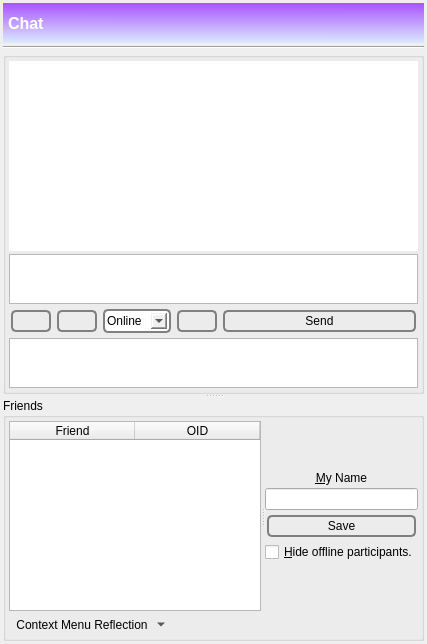
      <widget class="QWidget" name="tab_chat">
       <attribute name="icon">
        <iconset resource="../Icons/icons.qrc">
         <normaloff>:/nuvola/chat_t.png</normaloff>:/nuvola/chat_t.png</iconset>
       </attribute>
       <attribute name="title">
        <string/>
       </attribute>
       <attribute name="toolTip">
        <string>Chat</string>
       </attribute>
       <layout class="QVBoxLayout" name="verticalLayout_18">
        <property name="spacing">
         <number>3</number>
        </property>
        <property name="margin">
         <number>0</number>
        </property>
        <item>
         <widget class="QWidget" name="layouttab" native="true">
          <property name="sizePolicy">
           <sizepolicy hsizetype="Expanding" vsizetype="Expanding">
            <horstretch>0</horstretch>
            <verstretch>0</verstretch>
           </sizepolicy>
          </property>
          <layout class="QVBoxLayout" name="verticalLayout_20">
           <property name="spacing">
            <number>3</number>
           </property>
           <property name="margin">
            <number>3</number>
           </property>
           <item>
            <widget class="QLabel" name="banderole_chat">
             <property name="minimumSize">
              <size>
               <width>0</width>
               <height>40</height>
              </size>
             </property>
             <property name="font">
              <font>
               <pointsize>12</pointsize>
               <weight>75</weight>
               <bold>true</bold>
              </font>
             </property>
             <property name="autoFillBackground">
              <bool>false</bool>
             </property>
             <property name="styleSheet">
              <string notr="true">background-color: qlineargradient(spread:reflect, x1:0.023, y1:0.988636, x2:0.028, y2:0.011, stop:0 rgba(218, 232, 255, 255), stop:1 rgba(170, 85, 255, 255));

color: rgb(255, 255, 255);


</string>
             </property>
             <property name="text">
              <string>Chat</string>
             </property>
             <property name="margin">
              <number>0</number>
             </property>
             <property name="indent">
              <number>5</number>
             </property>
            </widget>
           </item>
           <item>
            <widget class="Line" name="line_7">
             <property name="orientation">
              <enum>Qt::Horizontal</enum>
             </property>
            </widget>
           </item>
           <item>
            <widget class="QSplitter" name="splitter_2">
             <property name="sizePolicy">
              <sizepolicy hsizetype="Preferred" vsizetype="Expanding">
               <horstretch>0</horstretch>
               <verstretch>0</verstretch>
              </sizepolicy>
             </property>
             <property name="orientation">
              <enum>Qt::Vertical</enum>
             </property>
             <property name="childrenCollapsible">
              <bool>false</bool>
             </property>
             <widget class="QSplitter" name="splitter">
              <property name="orientation">
               <enum>Qt::Vertical</enum>
              </property>
              <property name="childrenCollapsible">
               <bool>false</bool>
              </property>
              <widget class="QGroupBox" name="groupBox_9">
               <property name="title">
                <string/>
               </property>
               <layout class="QVBoxLayout" name="verticalLayout_12">
                <property name="spacing">
                 <number>3</number>
                </property>
                <property name="margin">
                 <number>3</number>
                </property>
                <item>
                 <widget class="QTextBrowser" name="messages">
                  <property name="autoFillBackground">
                   <bool>false</bool>
                  </property>
                  <property name="frameShape">
                   <enum>QFrame::NoFrame</enum>
                  </property>
                  <property name="tabChangesFocus">
                   <bool>true</bool>
                  </property>
                  <property name="html">
                   <string>&lt;!DOCTYPE HTML PUBLIC &quot;-//W3C//DTD HTML 4.0//EN&quot; &quot;http://www.w3.org/TR/REC-html40/strict.dtd&quot;&gt;
&lt;html&gt;&lt;head&gt;&lt;meta name=&quot;qrichtext&quot; content=&quot;1&quot; /&gt;&lt;style type=&quot;text/css&quot;&gt;
p, li { white-space: pre-wrap; }
&lt;/style&gt;&lt;/head&gt;&lt;body style=&quot; font-family:'Ubuntu'; font-size:11pt; font-weight:400; font-style:normal;&quot;&gt;
&lt;p style=&quot;-qt-paragraph-type:empty; margin-top:0px; margin-bottom:0px; margin-left:0px; margin-right:0px; -qt-block-indent:0; text-indent:0px; font-family:'MS Shell Dlg 2'; font-size:8pt;&quot;&gt;&lt;br /&gt;&lt;/p&gt;&lt;/body&gt;&lt;/html&gt;</string>
                  </property>
                 </widget>
                </item>
                <item>
                 <widget class="spoton_textedit" name="message">
                  <property name="maximumSize">
                   <size>
                    <width>16777215</width>
                    <height>50</height>
                   </size>
                  </property>
                  <property name="styleSheet">
                   <string notr="true">background-color: qlineargradient(x1: 0, y1: 0, x2: 0, y2: 1,
                                   stop: 0 #ffffc3, stop: 1 #FFFFFF);


</string>
                  </property>
                  <property name="tabChangesFocus">
                   <bool>true</bool>
                  </property>
                  <property name="acceptRichText">
                   <bool>false</bool>
                  </property>
                 </widget>
                </item>
                <item>
                 <layout class="QHBoxLayout" name="horizontalLayout_10">
                  <property name="spacing">
                   <number>2</number>
                  </property>
                  <item>
                   <widget class="QPushButton" name="clearMessages">
                    <property name="toolTip">
                     <string>Clear chat.</string>
                    </property>
                    <property name="styleSheet">
                     <string notr="true">QPushButton {
 border: 2px solid gray;
 background-color: qlineargradient(x1: 0, y1: 0, x2: 0, y2: 1,
                                   stop: 0 #E0E0E0, stop: 1 #FFFFFF);
 border-radius: 5px;
 margin: 2px;
 padding: 2px;
 }



QPushButton:hover { 
background-color: qlineargradient(x1: 0, y1: 0, x2: 0, y2: 1,
                                   stop: 0 rgb(254,229,172), stop: 1 #FFFFFF);
background-position: top center; } 

QPushButton:pressed {
     background-color: darkgrey;
     border-style: inset;
 }</string>
                    </property>
                    <property name="text">
                     <string/>
                    </property>
                    <property name="icon">
                     <iconset resource="../Icons/icons.qrc">
                      <normaloff>:/nuvola/clear.png</normaloff>:/nuvola/clear.png</iconset>
                    </property>
                    <property name="iconSize">
                     <size>
                      <width>40</width>
                      <height>40</height>
                     </size>
                    </property>
                    <property name="flat">
                     <bool>false</bool>
                    </property>
                   </widget>
                  </item>
                  <item>
                   <widget class="QPushButton" name="copyrepleo_chat">
                    <property name="toolTip">
                     <string>Copy the Chat-Repleo of the selected friend.</string>
                    </property>
                    <property name="styleSheet">
                     <string notr="true">QPushButton {
 border: 2px solid gray;
 background-color: qlineargradient(x1: 0, y1: 0, x2: 0, y2: 1,
                                   stop: 0 #E0E0E0, stop: 1 #FFFFFF);
 border-radius: 5px;
 margin: 2px;
 padding: 2px;
 }



QPushButton:hover { 
background-color: qlineargradient(x1: 0, y1: 0, x2: 0, y2: 1,
                                   stop: 0 rgb(254,229,172), stop: 1 #FFFFFF);
background-position: top center; } 

QPushButton:pressed {
     background-color: darkgrey;
     border-style: inset;
 }</string>
                    </property>
                    <property name="text">
                     <string/>
                    </property>
                    <property name="icon">
                     <iconset resource="../Icons/icons.qrc">
                      <normaloff>:/generic/repleo-chat.png</normaloff>:/generic/repleo-chat.png</iconset>
                    </property>
                    <property name="iconSize">
                     <size>
                      <width>40</width>
                      <height>40</height>
                     </size>
                    </property>
                    <property name="flat">
                     <bool>false</bool>
                    </property>
                   </widget>
                  </item>
                  <item>
                   <widget class="QComboBox" name="status">
                    <property name="toolTip">
                     <string>Set your status.</string>
                    </property>
                    <property name="styleSheet">
                     <string notr="true">QComboBox#status {
 border: 2px solid gray;
 background-color: qlineargradient(x1: 0, y1: 0, x2: 0, y2: 1,
                                   stop: 0 #E0E0E0, stop: 1 #FFFFFF);
 border-radius: 5px;
 margin: 2px;
 padding: 2px;
 
 }


QComboBox#status:hover { 
background-color: qlineargradient(x1: 0, y1: 0, x2: 0, y2: 1,
                                   stop: 0 rgb(254,229,172), stop: 1 #FFFFFF);
background-position: top center; } </string>
                    </property>
                    <property name="currentIndex">
                     <number>4</number>
                    </property>
                    <property name="maxCount">
                     <number>2100</number>
                    </property>
                    <property name="sizeAdjustPolicy">
                     <enum>QComboBox::AdjustToContents</enum>
                    </property>
                    <property name="iconSize">
                     <size>
                      <width>20</width>
                      <height>40</height>
                     </size>
                    </property>
                    <item>
                     <property name="text">
                      <string>Away</string>
                     </property>
                     <property name="icon">
                      <iconset resource="../Icons/icons.qrc">
                       <normaloff>:/nuvola/away.png</normaloff>:/nuvola/away.png</iconset>
                     </property>
                    </item>
                    <item>
                     <property name="text">
                      <string>Busy</string>
                     </property>
                     <property name="icon">
                      <iconset resource="../Icons/icons.qrc">
                       <normaloff>:/nuvola/busy.png</normaloff>:/nuvola/busy.png</iconset>
                     </property>
                    </item>
                    <item>
                     <property name="text">
                      <string>Custom</string>
                     </property>
                     <property name="icon">
                      <iconset resource="../Icons/icons.qrc">
                       <normaloff>:/nuvola/chat.png</normaloff>:/nuvola/chat.png</iconset>
                     </property>
                    </item>
                    <item>
                     <property name="text">
                      <string>Offline</string>
                     </property>
                     <property name="icon">
                      <iconset resource="../Icons/icons.qrc">
                       <normaloff>:/nuvola/offline.png</normaloff>:/nuvola/offline.png</iconset>
                     </property>
                    </item>
                    <item>
                     <property name="text">
                      <string>Online</string>
                     </property>
                     <property name="icon">
                      <iconset resource="../Icons/icons.qrc">
                       <normaloff>:/nuvola/online.png</normaloff>:/nuvola/online.png</iconset>
                     </property>
                    </item>
                   </widget>
                  </item>
                  <item>
                   <widget class="QPushButton" name="melodica">
                    <property name="toolTip">
                     <string>&lt;html&gt;&lt;head/&gt;&lt;body&gt;&lt;table border=&quot;0&quot; style=&quot; margin-top:0px; margin-bottom:0px; margin-left:0px; margin-right:0px;&quot; width=&quot;350&quot; cellspacing=&quot;2&quot; cellpadding=&quot;0&quot;&gt;&lt;tr&gt;&lt;td&gt;&lt;p&gt;MELODICA: Call Friend with new Gemini&lt;br/&gt;(&lt;span style=&quot; text-decoration: underline;&quot;&gt;M&lt;/span&gt;ulti &lt;span style=&quot; text-decoration: underline;&quot;&gt;E&lt;/span&gt;ncrypted &lt;span style=&quot; text-decoration: underline;&quot;&gt;LO&lt;/span&gt;ng &lt;span style=&quot; text-decoration: underline;&quot;&gt;DI&lt;/span&gt;stance &lt;span style=&quot; text-decoration: underline;&quot;&gt;CA&lt;/span&gt;lling).&lt;/p&gt;&lt;/td&gt;&lt;/tr&gt;&lt;tr&gt;&lt;td&gt;&lt;p&gt;(Creates for selected friend an auto-Gemini at both sides for instant perfect forward secrecy (IPFS)). It is renewed whenever you click MELODICA and not only once per online session.&lt;/p&gt;&lt;/td&gt;&lt;/tr&gt;&lt;/table&gt;&lt;/body&gt;&lt;/html&gt;</string>
                    </property>
                    <property name="styleSheet">
                     <string notr="true">QPushButton {
 border: 2px solid gray;
 background-color: qlineargradient(x1: 0, y1: 0, x2: 0, y2: 1,
                                   stop: 0 #E0E0E0, stop: 1 #FFFFFF);
 border-radius: 5px;
 margin: 2px;
 padding: 2px;
 }


QPushButton:hover { 
background-color: qlineargradient(x1: 0, y1: 0, x2: 0, y2: 1,
                                   stop: 0 rgb(254,229,172), stop: 1 #FFFFFF);
background-position: top center; } 

QPushButton:pressed {
     background-color: darkgrey;
     border-style: inset;
 }</string>
                    </property>
                    <property name="text">
                     <string/>
                    </property>
                    <property name="icon">
                     <iconset resource="../Icons/icons.qrc">
                      <normaloff>:/nuvola/melodica.png</normaloff>:/nuvola/melodica.png</iconset>
                    </property>
                    <property name="iconSize">
                     <size>
                      <width>40</width>
                      <height>40</height>
                     </size>
                    </property>
                   </widget>
                  </item>
                  <item>
                   <widget class="QPushButton" name="sendMessage">
                    <property name="sizePolicy">
                     <sizepolicy hsizetype="Expanding" vsizetype="Fixed">
                      <horstretch>0</horstretch>
                      <verstretch>0</verstretch>
                     </sizepolicy>
                    </property>
                    <property name="toolTip">
                     <string>&lt;html&gt;&lt;head/&gt;&lt;body&gt;&lt;p&gt;Send the message.&lt;/p&gt;&lt;/body&gt;&lt;/html&gt;</string>
                    </property>
                    <property name="styleSheet">
                     <string notr="true">QPushButton {
 border: 2px solid gray;
 background-color: qlineargradient(x1: 0, y1: 0, x2: 0, y2: 1,
                                   stop: 0 #E0E0E0, stop: 1 #FFFFFF);
 border-radius: 5px;
 margin: 2px;
 padding: 2px;
 }



QPushButton:hover { 
background-color: qlineargradient(x1: 0, y1: 0, x2: 0, y2: 1,
                                   stop: 0 rgb(254,229,172), stop: 1 #FFFFFF);
background-position: top center; } 

QPushButton:pressed {
     background-color: darkgrey;
     border-style: inset;
 }</string>
                    </property>
                    <property name="text">
                     <string>Send</string>
                    </property>
                    <property name="icon">
                     <iconset resource="../Icons/icons.qrc">
                      <normaloff>:/nuvola/ok.png</normaloff>:/nuvola/ok.png</iconset>
                    </property>
                    <property name="iconSize">
                     <size>
                      <width>40</width>
                      <height>40</height>
                     </size>
                    </property>
                   </widget>
                  </item>
                 </layout>
                </item>
                <item>
                 <widget class="QTextEdit" name="custom">
                  <property name="maximumSize">
                   <size>
                    <width>16777215</width>
                    <height>50</height>
                   </size>
                  </property>
                  <property name="toolTip">
                   <string>Please provide a status message.</string>
                  </property>
                  <property name="tabChangesFocus">
                   <bool>true</bool>
                  </property>
                  <property name="acceptRichText">
                   <bool>false</bool>
                  </property>
                 </widget>
                </item>
               </layout>
              </widget>
             </widget>
             <widget class="QGroupBox" name="groupBox">
              <property name="title">
               <string>Friends</string>
              </property>
              <layout class="QVBoxLayout" name="verticalLayout_11">
               <property name="spacing">
                <number>3</number>
               </property>
               <property name="margin">
                <number>3</number>
               </property>
               <item>
                <widget class="QSplitter" name="chatHorizontalSplitter">
                 <property name="orientation">
                  <enum>Qt::Horizontal</enum>
                 </property>
                 <widget class="QTableWidget" name="participants">
                  <property name="toolTip">
                   <string>Double-click a friend for a pop-up window.</string>
                  </property>
                  <property name="verticalScrollBarPolicy">
                   <enum>Qt::ScrollBarAsNeeded</enum>
                  </property>
                  <property name="horizontalScrollBarPolicy">
                   <enum>Qt::ScrollBarAlwaysOff</enum>
                  </property>
                  <property name="selectionBehavior">
                   <enum>QAbstractItemView::SelectRows</enum>
                  </property>
                  <property name="verticalScrollMode">
                   <enum>QAbstractItemView::ScrollPerPixel</enum>
                  </property>
                  <property name="horizontalScrollMode">
                   <enum>QAbstractItemView::ScrollPerPixel</enum>
                  </property>
                  <property name="showGrid">
                   <bool>true</bool>
                  </property>
                  <property name="gridStyle">
                   <enum>Qt::DotLine</enum>
                  </property>
                  <property name="sortingEnabled">
                   <bool>true</bool>
                  </property>
                  <attribute name="horizontalHeaderDefaultSectionSize">
                   <number>125</number>
                  </attribute>
                  <attribute name="horizontalHeaderMinimumSectionSize">
                   <number>125</number>
                  </attribute>
                  <attribute name="horizontalHeaderStretchLastSection">
                   <bool>true</bool>
                  </attribute>
                  <attribute name="verticalHeaderVisible">
                   <bool>false</bool>
                  </attribute>
                  <column>
                   <property name="text">
                    <string>Friend</string>
                   </property>
                  </column>
                  <column>
                   <property name="text">
                    <string>OID</string>
                   </property>
                  </column>
                  <column>
                   <property name="text">
                    <string>neighbor_oid</string>
                   </property>
                  </column>
                  <column>
                   <property name="text">
                    <string>public_key_hash</string>
                   </property>
                  </column>
                  <column>
                   <property name="text">
                    <string>Status</string>
                   </property>
                  </column>
                  <column>
                   <property name="text">
                    <string>Last Status Change</string>
                   </property>
                  </column>
                  <column>
                   <property name="text">
                    <string>Gemini</string>
                   </property>
                   <property name="toolTip">
                    <string>AES-256 Encryption Key</string>
                   </property>
                  </column>
                  <column>
                   <property name="text">
                    <string>Gemini MAC</string>
                   </property>
                   <property name="toolTip">
                    <string>SHA-512 Hash Key</string>
                   </property>
                  </column>
                 </widget>
                 <widget class="QWidget" name="layoutWidget1">
                  <layout class="QVBoxLayout" name="verticalLayout_10">
                   <property name="spacing">
                    <number>3</number>
                   </property>
                   <item>
                    <widget class="Line" name="line_17">
                     <property name="sizePolicy">
                      <sizepolicy hsizetype="Fixed" vsizetype="Expanding">
                       <horstretch>0</horstretch>
                       <verstretch>0</verstretch>
                      </sizepolicy>
                     </property>
                     <property name="lineWidth">
                      <number>0</number>
                     </property>
                     <property name="orientation">
                      <enum>Qt::Vertical</enum>
                     </property>
                    </widget>
                   </item>
                   <item>
                    <widget class="QLabel" name="label_5">
                     <property name="text">
                      <string>&amp;My Name</string>
                     </property>
                     <property name="alignment">
                      <set>Qt::AlignCenter</set>
                     </property>
                     <property name="buddy">
                      <cstring>nodeName</cstring>
                     </property>
                    </widget>
                   </item>
                   <item>
                    <widget class="QLineEdit" name="nodeName">
                     <property name="alignment">
                      <set>Qt::AlignCenter</set>
                     </property>
                    </widget>
                   </item>
                   <item>
                    <widget class="QPushButton" name="saveNodeName">
                     <property name="toolTip">
                      <string>Save my name.</string>
                     </property>
                     <property name="styleSheet">
                      <string notr="true">QPushButton {
 border: 2px solid gray;
 background-color: qlineargradient(x1: 0, y1: 0, x2: 0, y2: 1,
                                   stop: 0 #E0E0E0, stop: 1 #FFFFFF);
 border-radius: 5px;
 margin: 2px;
 padding: 2px;
 }


QPushButton:hover { 
background-color: qlineargradient(x1: 0, y1: 0, x2: 0, y2: 1,
                                   stop: 0 rgb(254,229,172), stop: 1 #FFFFFF);
background-position: top center; } 

QPushButton:pressed {
     background-color: darkgrey;
     border-style: inset;
 }
</string>
                     </property>
                     <property name="text">
                      <string>Save</string>
                     </property>
                     <property name="icon">
                      <iconset resource="../Icons/icons.qrc">
                       <normaloff>:/nuvola/ok.png</normaloff>:/nuvola/ok.png</iconset>
                     </property>
                    </widget>
                   </item>
                   <item>
                    <widget class="QCheckBox" name="hideOfflineParticipants">
                     <property name="text">
                      <string>&amp;Hide offline participants.</string>
                     </property>
                    </widget>
                   </item>
                   <item>
                    <widget class="Line" name="line_14">
                     <property name="sizePolicy">
                      <sizepolicy hsizetype="Fixed" vsizetype="Expanding">
                       <horstretch>0</horstretch>
                       <verstretch>0</verstretch>
                      </sizepolicy>
                     </property>
                     <property name="lineWidth">
                      <number>0</number>
                     </property>
                     <property name="orientation">
                      <enum>Qt::Vertical</enum>
                     </property>
                    </widget>
                   </item>
                  </layout>
                 </widget>
                </widget>
               </item>
               <item>
                <widget class="QToolButton" name="chatActionMenu">
                 <property name="toolTip">
                  <string>Right-mouse context menu as a button for tablets.</string>
                 </property>
                 <property name="styleSheet">
                  <string notr="true">QPushButton {
 border: 2px solid gray;
 background-color: qlineargradient(x1: 0, y1: 0, x2: 0, y2: 1,
                                   stop: 0 #E0E0E0, stop: 1 #FFFFFF);
 border-radius: 5px;
 margin: 2px;
 padding: 2px;
 }


QPushButton:hover { 
background-color: qlineargradient(x1: 0, y1: 0, x2: 0, y2: 1,
                                   stop: 0 rgb(254,229,172), stop: 1 #FFFFFF);
background-position: top center; } 

QPushButton:pressed {
     background-color: darkgrey;
     border-style: inset;
 }
</string>
                 </property>
                 <property name="text">
                  <string>Context Menu Reflection</string>
                 </property>
                 <property name="icon">
                  <iconset resource="../Icons/icons.qrc">
                   <normaloff>:/generic/menu.png</normaloff>:/generic/menu.png</iconset>
                 </property>
                 <property name="popupMode">
                  <enum>QToolButton::MenuButtonPopup</enum>
                 </property>
                 <property name="autoRaise">
                  <bool>true</bool>
                 </property>
                </widget>
               </item>
              </layout>
             </widget>
            </widget>
           </item>
          </layout>
         </widget>
        </item>
       </layout>
      </widget>
